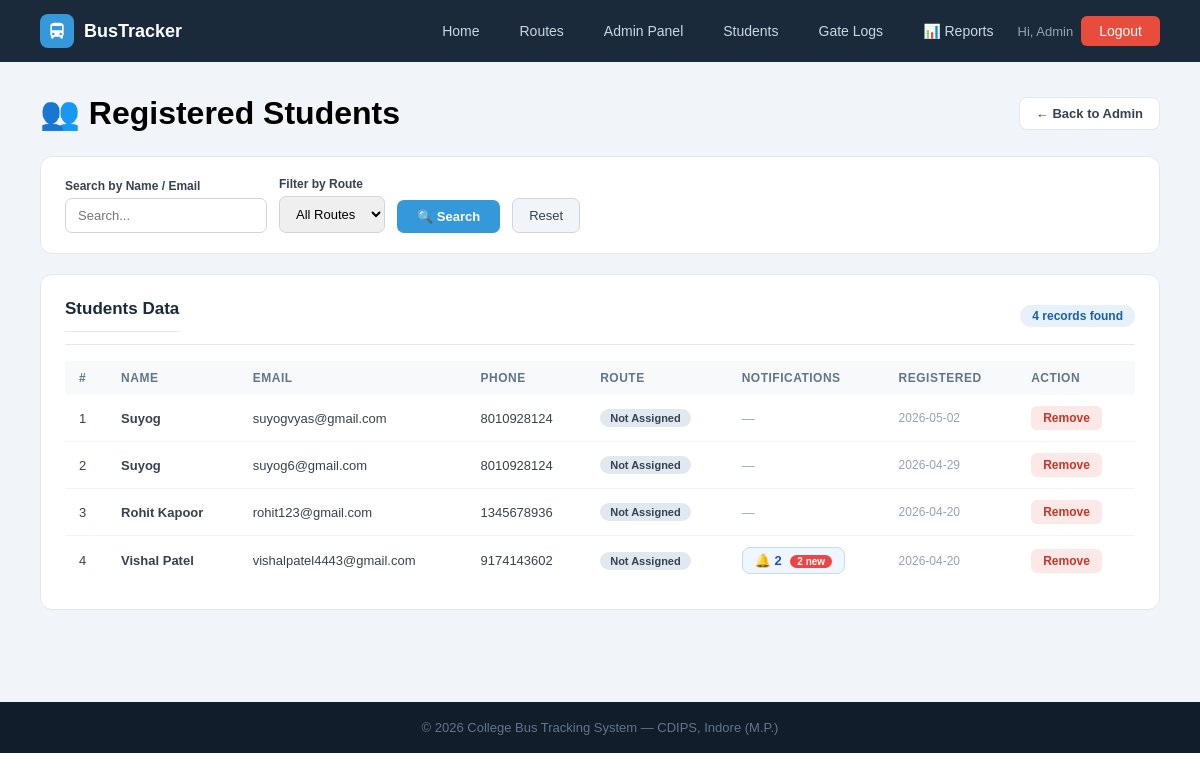
/admin/students (signed in), run on the app's committed database.
### tables this page shows
CREATE TABLE users (
        id INTEGER PRIMARY KEY AUTOINCREMENT,
        name TEXT NOT NULL, email TEXT UNIQUE NOT NULL,
        password TEXT NOT NULL, role TEXT DEFAULT 'student',
        phone TEXT, route_id INTEGER,
        created_at TIMESTAMP DEFAULT CURRENT_TIMESTAMP);

### app.py (the view)
@app.route('/admin/students')
@admin_required
def students_list():
    search=request.args.get('search',''); route_filter=request.args.get('route','')
    db=get_db()
    q = "SELECT u.*,r.route_name FROM users u LEFT JOIN routes r ON u.route_id=r.id WHERE u.role='student'"
    params=[]
    if search:
        q+=" AND (u.name LIKE ? OR u.email LIKE ?)"; params+=[f'%{search}%',f'%{search}%']
    if route_filter:
        q+=" AND u.route_id=?"; params.append(route_filter)
    q+=" ORDER BY u.created_at DESC"
    students=db.execute(q,params).fetchall()
    routes=db.execute("SELECT * FROM routes").fetchall()
    student_ids = [s['id'] for s in students]
    notif_map = {}
    if student_ids:
        placeholders = ','.join('?' * len(student_ids))
        all_notifs = db.execute(
            f"SELECT * FROM notifications WHERE user_id IN ({placeholders}) ORDER BY created_at DESC",
            student_ids
        ).fetchall()
        for n in all_notifs:
            uid = n['user_id']
            if uid not in notif_map:
                notif_map[uid] = []
            notif_map[uid].append(n)
    notif_data = {
        str(uid): [
            {
                'msg': n['message'],
                'time': n['created_at'][:16] if n['created_at'] else '',
                'read': bool(n['is_read'])
            }
            for n in notif_map.get(uid, [])
        ]
        for uid in notif_map
    }
    student_names = {str(s['id']): s['name'] for s in students}
    db.close()
    return render_template('students.html', students=students, routes=routes,
                           search=search, route_filter=route_filter,
                           notif_map=notif_map,
                           notif_data=notif_data,
                           student_names=student_names)

### app.py (called while the page is built, shortened)
def get_db():
    conn = sqlite3.connect(DB)
    conn.row_factory = sqlite3.Row
    return conn

def admin_required(f):
    @wraps(f)
    def dec(*a, **kw):
        if 'admin' not in session:
            flash('Admin access required.', 'error')
            return redirect(url_for('admin_login'))
        return f(*a, **kw)
    return dec

@app.context_processor
def inject_notifications():
    return dict(notifications=[], unread_count=0)

### templates/students.html (shortened to what this page needs)
{% extends "base.html" %}
{% block content %}
<div class="page">
    <div class="page-header-row">
        <h1>👥 Registered Students</h1>
        <a href="{{ url_for('admin_dashboard') }}" class="back-btn">← Back to Admin</a>
    </div>
    <div class="search-bar">
        <form method="GET" action="{{ url_for('students_list') }}">
            <div class="fg">
                <label>Search by Name / Email</label>
                <input type="text" name="search" placeholder="Search..." value="{{ search }}">
            </div>
            <div class="fg">
                <label>Filter by Route</label>
                <select name="route">
                    <option value="">All Routes</option>
                </select>
            </div>
            <button type="submit" class="btn-search">🔍 Search</button>
            <a href="{{ url_for('students_list') }}" class="btn-clear">Reset</a>
        </form>
    </div>
    <div class="panel">
        <div class="panel-header">
            <h2>Students Data</h2>
            <span class="count-badge">{{ students|length }} records found</span>
        </div>
        <table>
            <thead>
                <tr>
                    <th>#</th><th>Name</th><th>Email</th><th>Phone</th>
                    <th>Route</th><th>Notifications</th><th>Registered</th><th>Action</th>
                </tr>
            </thead>
            <tbody>
            {% for s in students %}
            {% set s_notifs = notif_map.get(s.id, []) %}
            {% set unread = s_notifs | selectattr('is_read', 'equalto', 0) | list | length %}
            <tr>
                <td>{{ loop.index }}</td>
                <td><b>{{ s.name }}</b></td>
                <td>{{ s.email }}</td>
                <td>{{ s.phone or '—' }}</td>
                <td>
                    {% if s.route_name %}
                    <span class="badge badge-blue">{{ s.route_name }}</span>
                    {% else %}
                    <span class="badge badge-gray">Not Assigned</span>
                    {% endif %}
                </td>
                <td>
                    {% if s_notifs %}
                    <button class="notif-view-btn" onclick="showNotifs('{{ s.id }}')">
                        🔔 {{ s_notifs|length }}
                        {% if unread > 0 %}<span class="unread-dot">{{ unread }} new</span>{% endif %}
                    </button>
                    {% else %}
                    <span style="color:#94a3b8;font-size:13px;">—</span>
                    {% endif %}
                </td>
                <td style="font-size:12px;color:#94a3b8">{{ s.created_at[:10] if s.created_at else '—' }}</td>
                <td><a href="{{ url_for('delete_student', uid=s.id) }}" class="btn-sm btn-danger">Remove</a></td>
            </tr>
            {% else %}
            <tr><td colspan="8" style="text-align:center;color:#94a3b8;padding:32px">No students found.</td></tr>
            {% endfor %}
            </tbody>
        </table>
    </div>
</div>
{% endblock %}

### static/css/style.css (style rules this page uses)
* { margin: 0; padding: 0; box-sizing: border-box; font-family: Arial, sans-serif; }
a { text-decoration: none; }
.badge { display: inline-block; padding: 3px 10px; border-radius: 20px; font-size: 11px; font-weight: bold; }
.badge-gray { background: #e2e8f0; color: #374151; }
.btn-sm { padding: 5px 12px; border-radius: 6px; font-size: 12px; font-weight: bold; border: none; cursor: pointer; text-decoration: none; display: inline-block; }
.btn-sm.btn-danger { background: #fde8e8; color: #c0392b; }
.page { padding: 32px 40px; background: #f1f5f9; min-height: 80vh; }
.page-header-row { display: flex; justify-content: space-between; align-items: center; margin-bottom: 24px; flex-wrap: wrap; gap: 12px; }
.back-btn { background: white; border: 1px solid #e2e8f0; color: #374151; padding: 8px 16px; border-radius: 8px; font-size: 13px; font-weight: bold; }
.panel { background: white; border-radius: 12px; border: 1px solid #e2e8f0; padding: 24px; margin-bottom: 20px; }
.panel h2 { font-size: 17px; font-weight: bold; color: #1a2a3a; margin-bottom: 18px; padding-bottom: 12px; border-bottom: 1px solid #e2e8f0; }
table { width: 100%; border-collapse: collapse; font-size: 13px; }
th { background: #f8f9fa; padding: 10px 14px; text-align: left; font-size: 12px; color: #64748b; text-transform: uppercase; letter-spacing: .5px; font-weight: 600; }
td { padding: 11px 14px; border-bottom: 1px solid #f1f5f9; color: #374151; }
tr:last-child td { border-bottom: none; }
.fg label { display: block; font-size: 12px; font-weight: bold; color: #374151; margin-bottom: 5px; }
.fg input, .fg select { width: 100%; padding: 9px 12px; border: 1px solid #d1d5db; border-radius: 7px; font-size: 13px; outline: none; }
.search-bar { background: white; border-radius: 12px; border: 1px solid #e2e8f0; padding: 20px 24px; margin-bottom: 20px; }
.search-bar form { display: flex; gap: 12px; flex-wrap: wrap; align-items: flex-end; }
.btn-search { background: #3498db; color: white; padding: 9px 20px; border: none; border-radius: 7px; font-size: 13px; font-weight: bold; cursor: pointer; }
.btn-clear { background: #f1f5f9; color: #374151; padding: 9px 16px; border: 1px solid #d1d5db; border-radius: 7px; font-size: 13px; }
.panel-header { display: flex; justify-content: space-between; align-items: center; margin-bottom: 16px; padding-bottom: 12px; border-bottom: 1px solid #e2e8f0; }
.panel-header h2 { font-size: 17px; font-weight: bold; color: #1a2a3a; margin: 0; }
.count-badge { background: #e6f1fb; color: #185fa5; padding: 4px 12px; border-radius: 20px; font-size: 12px; font-weight: bold; }

### templates/students.html (style rules this page uses)
.notif-view-btn { background:#eff6ff; color:#1d4ed8; border:1px solid #bfdbfe; padding:5px 12px; border-radius:8px; font-size:13px; font-weight:600; cursor:pointer; transition:background 0.2s; white-space:nowrap; }
.unread-dot { background:#ef4444; color:#fff; font-size:10px; padding:1px 7px; border-radius:999px; margin-left:5px; }

### data on the page
users: name "Suyog", email "suyogvyas@gmail.com", phone "8010928124", created_at "2026-05-02"
users: name "Suyog", email "suyog6@gmail.com", phone "8010928124", created_at "2026-04-29"
users: name "Rohit Kapoor", email "rohit123@gmail.com", phone "1345678936", created_at "2026-04-20"
users: name "Vishal Patel", email "vishalpatel4443@gmail.com", phone "9174143602", s_notifs "2", unread "2", created_at "2026-04-20"

### other printed values
{{ session['admin']['name'] }} "Admin"
{{ students|length }} "4"
